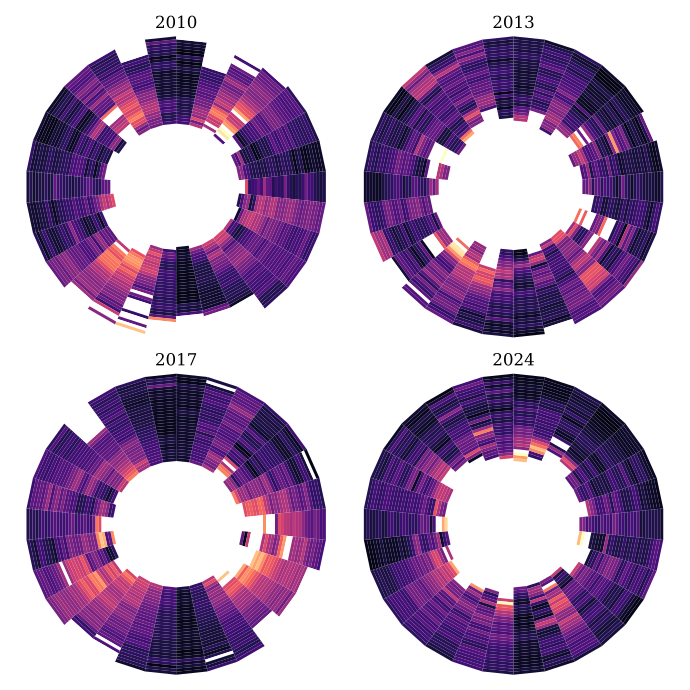

The script that saved this image:
#This script is for the comparison of field line shapes, with the ability to generate new fields as it goes, one hopes.
#As the real data is quite messy I think taking the average values in radial and poloidal bins BUT blocking some of them out is probably a good idea.
#That should provide a nicer comparison between the nice eclipses and the nasty eclipses.
#Need to produce a new field line seed distributor too, as just in-plane isn't really up to the job
import matplotlib.pyplot as plt
import numpy as np
import outflowpy
import astropy.constants as const
from astropy.time import Time
import sunpy
import cv2 as cv
from scipy.ndimage import gaussian_filter, gaussian_filter1d
import seaborn as sns
from matplotlib.collections import LineCollection
from matplotlib.colors import Normalize

plt.rcParams.update({
    "text.usetex": False,
    "mathtext.fontset": "cm",  # LaTeX-like Computer Modern
    "font.family": "serif",
})

cmap = sns.color_palette("magma", as_cmap=True)


def determine_monotonic_sections(rs, length_limit = 50):
    #Use this to separate out the bits of field lines which are probably those which we care about. Some may loop back on each other and things, which is undesirable.
    #This just returns the start and end of the longest 'monotonic' section
    section_ends = []
    updown = -1 #Whether it's going up or down. Doesn't really matter overall
    for i, ri in enumerate(rs[:-1]):
        if i == 0:
            section_ends.append(i)
            updown = np.sign(rs[i+1] - rs[i])
        else:
            if np.sign(rs[i+1] - rs[i]) != updown:
                section_ends.append(i)
                updown = np.sign(rs[i+1] - rs[i])
    section_ends.append(len(rs))
    #section_ends are now all the points at which the line changes direction
    #They need to be filtered for noise a bit... Lots of wiggling in some of the lines
    sections = []
    for test_section in range(len(section_ends) - 1):
        if section_ends[test_section+1] - section_ends[test_section] > length_limit:
            sections.append([section_ends[test_section], section_ends[test_section+1]])

    return sections

#Histograms may be hard
def make_angle_histogram(flines, bin_resolution = 10, num = 0, resolution = 512):
    #Histogram bin sizes (to be incorporated somewhere proper later on). Doesn't really matter as long as it's consistent.

    nbins_r = bin_resolution
    nbins_theta = bin_resolution

    rbins = np.linspace(1.0, 2.5, nbins_r + 1)
    thetabins = np.linspace(0.0, 2*np.pi, nbins_theta + 1)

    def find_radius(x,y):
        #Given coordinates x, y, determine the radius in suns
        return np.sqrt(x**2 + y**2)


    histogram_sum = np.zeros((nbins_r, nbins_theta))
    histogram_count = np.zeros((nbins_r, nbins_theta))
    xs, ys, cs = [], [], []
    for line in flines:
        #For every point along the line, log the position (do angle from the top, clockwise?. Maybe just arctan2 is best) and the angle
        for i in range(1,len(line[0])-1):

            x, y = line[0][i], line[1][i]
            angle = np.arctan2(y, x)
            x_up, y_up     = line[0][i+1], line[1][i+1]
            x_down, y_down = line[0][i-1], line[1][i-1]

            dx = x_up - x_down
            dy = y_up - y_down

            #Calculate angle using cosine similarity
            top = np.abs(x*dx + y*dy)
            bottom = np.sqrt(x**2 + y**2)*np.sqrt(dx**2 + dy**2)

            dangle = np.arccos(top/bottom)

            radial_difference = dangle

            #This bit for binning
            real_angle = np.arctan2(x, y) + np.pi
            radius = find_radius(x, y)

            if radius > 1.0 and radius < 2.5:
                r_index = int(nbins_r*((radius - rbins[0])/(rbins[-1] - rbins[0])))
                theta_index = int(nbins_theta*((real_angle - thetabins[0])/(thetabins[-1] - thetabins[0])))
                histogram_count[r_index, theta_index%nbins_theta] += 1
                histogram_sum[r_index, theta_index%nbins_theta] += radial_difference

    #Filter the histogram values with too few in them, or will get spuriousity
    min_value = 10
    zero_mask = histogram_count < min_value
    histogram_sum[zero_mask] = 0
    histogram_count[zero_mask] = 1e-6

    histogram_mean = histogram_sum/histogram_count   #This is the number to care about, not the individual values
    histogram_count[histogram_count >= min_value] = 1  #Remove this weighting

    return histogram_mean, histogram_count

def find_decent_lines(resolution, image_title, year, doplots = True):
    #Let's run through a load of parameters and see what happens...'
    #Uses the edge detection algorithm to return a list of the lines which are worth having a look at
    def find_radius(x,y):
        #Given coordinates x, y, determine the radius in suns
        x_coord = 5.0*(x - resolution//2)/resolution
        y_coord = 5.0*(y - resolution//2)/resolution
        return np.sqrt(x_coord**2 + y_coord**2)

    all_lines = []
    img = cv.imread(image_title, cv.IMREAD_GRAYSCALE)
    img= cv.resize(img, (resolution , resolution), interpolation=cv.INTER_LINEAR)
    img_original = img.copy()

    smooth_factor = 1
    line_smoothing = 2 #Applies Gaussian filter to the individual lines, to make angle appraisal more accurate
    lowpass_smoothing = 5
    tests = np.linspace(50,1000,1)

    brightness_scale = 105.

    scale_factor = brightness_scale/np.mean(img)
    img = scale_factor*img
    img = gaussian_filter(img.copy(),1)
    img = np.clip(img,0,255)
    img = img.astype(np.uint8)

    t_lower = 60; t_upper = 250
    aperture_size = 5
    edges = cv.Canny(img,t_lower, t_upper, apertureSize = aperture_size, L2gradient = True)

    #Look for contours?
    contours, _ = cv.findContours(edges, cv.RETR_EXTERNAL, cv.CHAIN_APPROX_NONE)
    qualities = []  #Invent some kind of measure of the quality of the field lines.
    #Number above a certain length in the outward direction
    eclipse_lines = []
    for ci, contour in enumerate(contours):
        if len(contour) > 1:
            xs, ys = np.array(contour)[:,:,0], np.array(contour)[:,:,1]
            rs = find_radius(xs, ys)
            #Flip y coordinate, because image
            sections = determine_monotonic_sections(rs, length_limit = 0)
            for section in sections:
                #These are the actual ones to plot, and the parameters can be optimised based upon them
                dr = np.abs(rs[section[1]-1] - rs[section[0]])
                if section[1] - section[0] > 20 and np.max(rs[section[0]:section[1]]) > 1.05 and np.min(rs[section[0]:section[1]]) < 2.45:
                    line_xs = np.array([x[0] for x in xs[section[0]:section[1]]]).astype(float)
                    line_ys = np.array([y[0] for y in ys[section[0]:section[1]]]).astype(float)
                    #Apply smoothing here before saving out.
                    line_xs = gaussian_filter1d(line_xs, sigma = line_smoothing)
                    line_ys = gaussian_filter1d(line_ys, sigma = line_smoothing)
                    eclipse_lines.append([line_xs, line_ys])
                qualities.append(dr)

    qualities = np.array(qualities)
    nabove = len(qualities[qualities > 0.5])
    print('Avg. line length and number of long lines', np.mean(qualities), nabove)

    transformed_lines = []

    def absangle(ang1, ang2):
        #Find the minimum distance between two angles.
        raw_diff = abs(ang1 - ang2)
        if raw_diff > np.pi:
            diff = 2*np.pi - np.pi
        else:
            diff = raw_diff

        if diff < np.pi/2:
            return diff
        else:
            return np.pi - diff

    def pt_to_xy(pt):
        return 5.0*(pt[0] - resolution/2)/resolution, -5.0*(pt[1] - resolution/2)/resolution
    #Determine the radialness of these lines
    for line in eclipse_lines[:]:
        line_xs = 2*2.5*(np.array(line)[0,:] - resolution/2)/resolution
        line_ys = -2*2.5*(np.array(line)[1,:] - resolution/2)/resolution
        xs, ys, cs = [], [], []

        if True:#line_xs[0]**2 + line_ys[0]**2 < line_xs[-1]**2 + line_ys[-1]**2:
            #  #Reverse the direction, for consistency. So they always go outwards. Not really necessary but meh.
            # line[0] = line[0][::-1]
            # line[1] = line[1][::-1]
            #For every point along the line, log the position (do angle from the top, clockwise?. Maybe just arctan2 is best) and the angle

            transformed_lines.append([line_xs, line_ys])

            for i in range(1,len(line[0])-1):

                x, y = pt_to_xy([line[0][i], line[1][i]])
                #x = line[0][i] - resolution/2; y = -1.0*(line[1][i] - resolution/2)
                angle = np.arctan2(y, x)
                x_up, y_up     = pt_to_xy([line[0][i+1], line[1][i+1]])
                x_down, y_down = pt_to_xy([line[0][i-1], line[1][i-1]])

                dx = x_up - x_down
                dy = y_up - y_down
                #Make sure that the angle is always less than pi/2, as it doesn't matter which direction the line was traced.


                #Calculate angle using cosine similarity
                top = np.abs(x*dx + y*dy)
                bottom = np.sqrt(x**2 + y**2)*np.sqrt(dx**2 + dy**2)

                dangle = np.arccos(top/bottom)

                #dangle = np.arctan2(dy, dx) + np.pi #This is the direction. Which could be off by pi/2, I suppose.

                #Pick the angle opposite this if necessary. They should be close
                radial_difference = dangle#absangle(angle, dangle)

                xs.append(x); ys.append(y); cs.append(radial_difference)


    return transformed_lines

def find_real_angle_distribution(eclipse_year, doplots = True):
    r"""
    Produces an array of the average field line angles for a given eclipse year.
    Also outputs a mask of the areas to be ignored as they don't contain enough data, to allow for a fair comparison with the synthetic eclipses
    """
    resolution = 512
    eclipse_image_root = './data/eclipse_images/'
    img_title = f"{eclipse_image_root}{eclipse_year}_eclipse.png"

    fieldlines = find_decent_lines(resolution, img_title, eclipse_year)

    nbins = 30
    bin_means, bin_mask = make_angle_histogram(fieldlines, nbins)

    rbins = np.linspace(1.0, 2.5, nbins + 1)
    thetabins = np.linspace(0.0, 2*np.pi, nbins + 1)
    cmap.set_bad(color = 'white')
    bin_means[bin_mask < 0.5] = np.nan

    if doplots:
        R, T = np.meshgrid(rbins, thetabins)
        R, T = -R*np.sin(T), -R*np.cos(T)
        ax.pcolormesh(R, T, bin_means.T, vmin = 0, vmax = np.pi/3, cmap = cmap)
        ax.set_axis_off()
        ax.axis('equal')
        ax.set_title(f'{eclipse_year}')

years = [2006,2008,2009,2010,2012,2013,2015,2016,2017,2019,2023,2024]

years = [2010, 2013, 2017, 2024]
nrows = 2
ncols = 2

fig, axs = plt.subplots(nrows,ncols, figsize = (6.9,6.9*nrows/ncols))


for yi, year in enumerate(years):
    ax = axs[yi//ncols, yi%ncols]
    find_real_angle_distribution(year)
plt.tight_layout()
plt.savefig('8_histograms.pdf')
plt.show()
plt.close()
